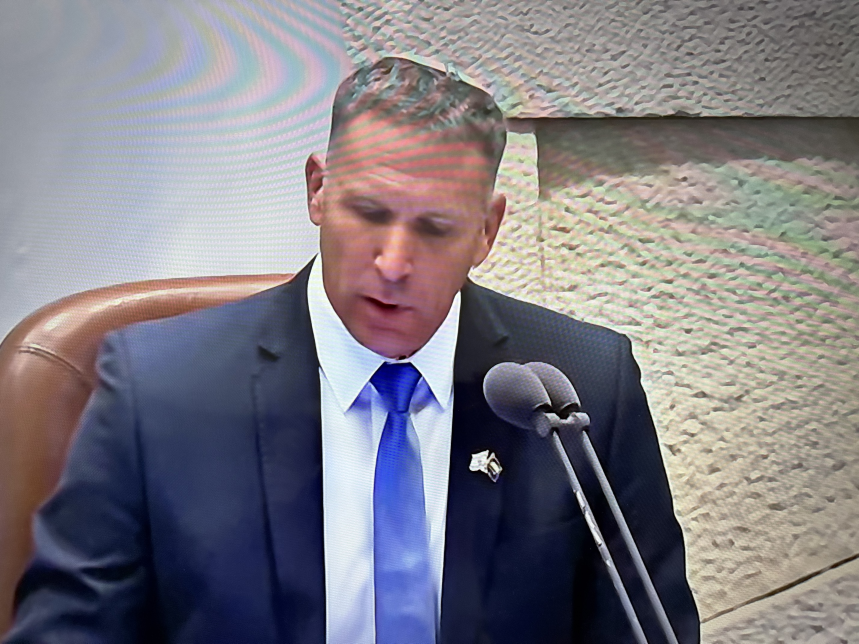
#> input picture content-kit/hatzionut-hadatit/2026-11-post-dirayon/kahana.jpg, 2576 x 1932 px (shown at 1/3 size)
$ python make.py
#> lines starting #> are read from the running program, lines starting #| are printed output that depends on the picture; after the words box and inside, x2 and y2 are one past the last pixel; in counts of white or black regions, pixels touching at a corner belong together
"""Smotrich IG post 4:5: Kahana (speaker) photo, B&W darkened (hides TV moire), with Smotrich's tweet 'לדיראון עולם.' embedded. No logo."""
import os
from PIL import Image, ImageDraw, ImageFilter, ImageOps, ImageEnhance
HERE = os.path.dirname(os.path.abspath(__file__)); W, H = 1080, 1350; DEEP = (16, 36, 39)
ph = Image.open(HERE + '/kahana.jpg').convert('RGB').filter(ImageFilter.GaussianBlur(2.2))
ph = ImageOps.fit(ph, (W, H), Image.LANCZOS, centering=(.5, .3))
#> ph: PIL image 1080x1350 RGB
g = ImageEnhance.Contrast(ImageOps.grayscale(ph)).enhance(1.15)
ph = Image.merge('RGB', (g, g, g)); ph = ImageEnhance.Brightness(ph).enhance(.8)
#> after `ph = ImageEnhance.Brightness(ph).enhance(0.8)`:
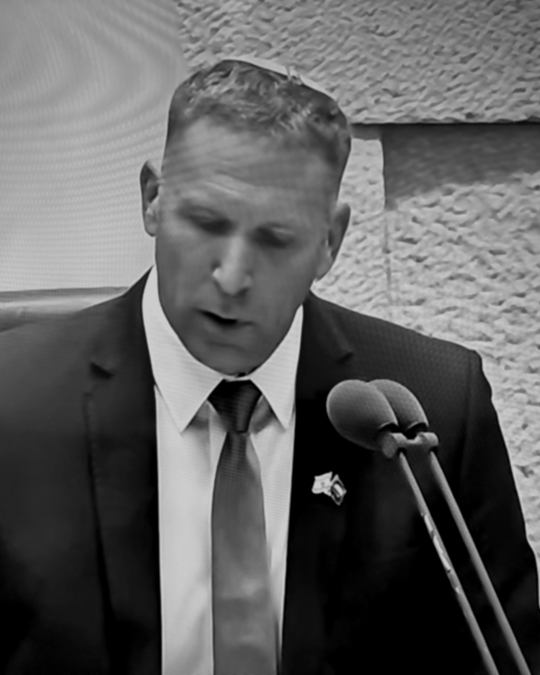
#> ph: PIL image 1080x1350 RGB (shown at 1/2 size); min 0, max 204, mean 96.4
im = Image.blend(ph, Image.new('RGB', (W, H), DEEP), .25).convert('RGBA')
ov = Image.new('RGBA', (W, H)); od = ImageDraw.Draw(ov)
#> after `ov = Image.new('RGBA', (W, H))`: ov: PIL image 1080x1350 RGBA; every value is 0
for y in range(H): od.line((0, y, W, y), fill=(8, 18, 20, int(235 * max(0, (y - 650) / 700) ** 1.1)))
im.alpha_composite(ov)
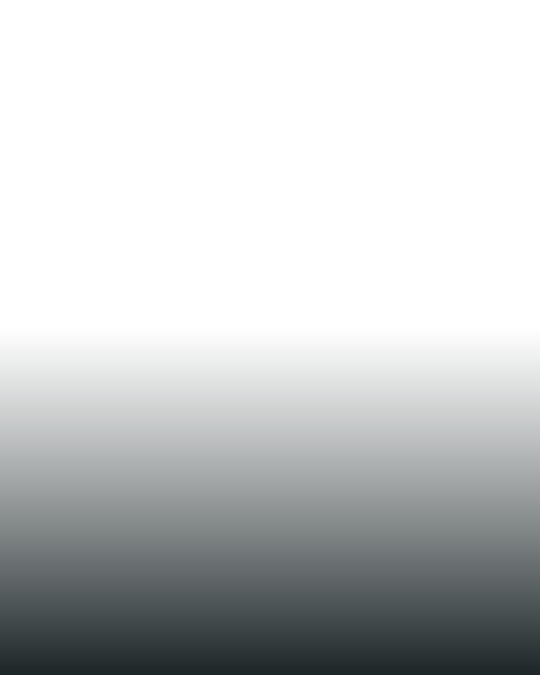
#> ov: PIL image 1080x1350 RGBA (shown at 1/2 size); mean R, G, B, A 8, 18, 20, 57.7; transparent parts drawn white
tw = Image.open(HERE + '/tweet.jpg').convert('RGB').crop((20, 60, 1320, 380))
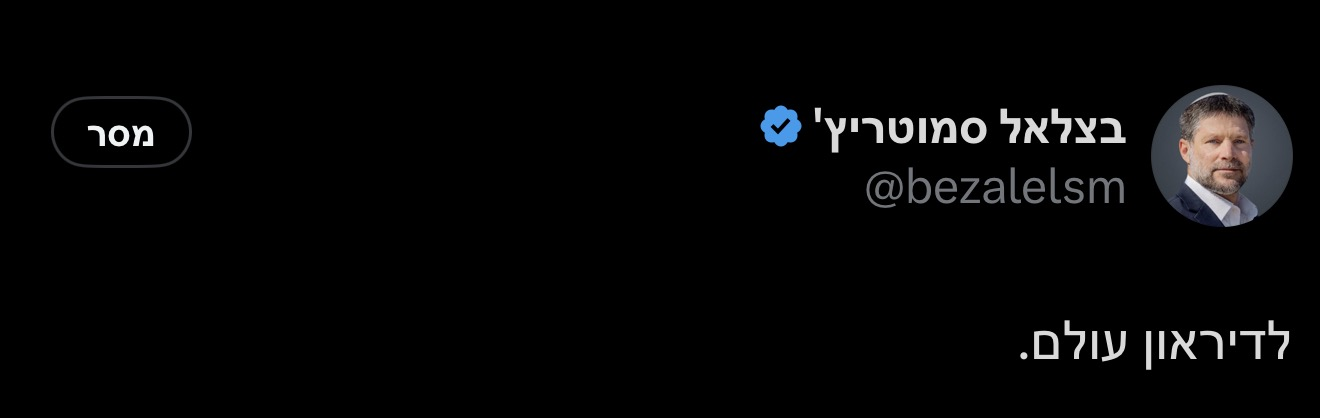
#> input picture content-kit/hatzionut-hadatit/2026-11-post-dirayon/tweet.jpg, 1320 x 418 px
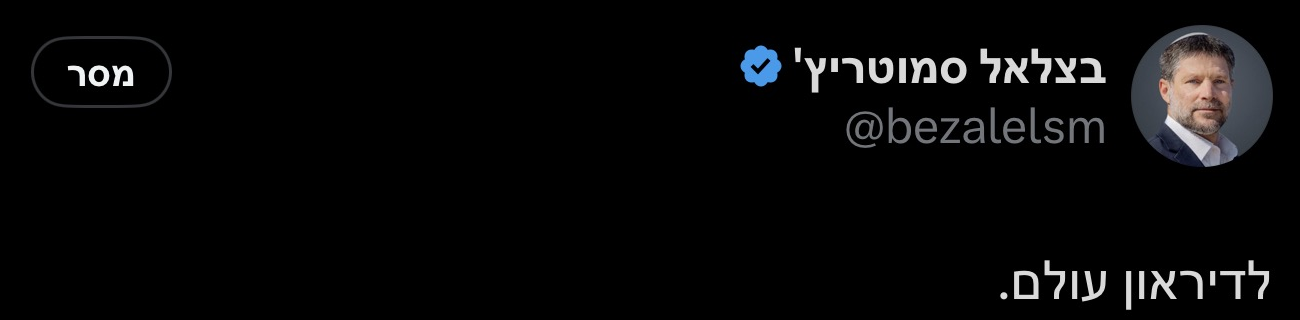
#> tw: PIL image 1300x320 RGB; mean R, G, B 8.6, 8.5, 8.9
cw = 900; card = tw.resize((cw, int(cw * tw.height / tw.width)), Image.LANCZOS)
m = Image.new('L', card.size, 0); ImageDraw.Draw(m).rounded_rectangle((0, 0, card.width - 1, card.height - 1), 28, fill=255)
#> after `m = Image.new('L', card.size, 0)`: m: PIL image 900x221 L; every value is 0
#> after `ImageDraw.Draw(m).rounded_rectangle((0, 0, card.width - 1, card.height`:
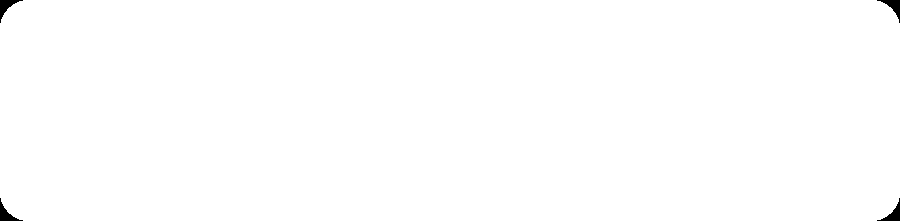
#> m: PIL image 900x221 L; 99.7% white; 4 black regions, box (x1, y1, x2, y2) and area: (0, 0, 23, 23) 174, (877, 0, 900, 23) 174, (0, 198, 23, 221) 174, (877, 198, 900, 221) 174
sh = Image.new('L', (card.width + 80, card.height + 80), 0); sh.paste(m, (40, 50)); sh = sh.filter(ImageFilter.GaussianBlur(20))
#> after `sh = Image.new('L', (card.width + 80, card.height + 80), 0)`: sh: PIL image 980x301 L; every value is 0
#> after `sh.paste(m, (40, 50))`: sh: PIL image 980x301 L; 67.2% white; 1 black region, box (x1, y1, x2, y2) and area: (0, 0, 980, 301) 96776
#> after `sh = sh.filter(ImageFilter.GaussianBlur(20))`:
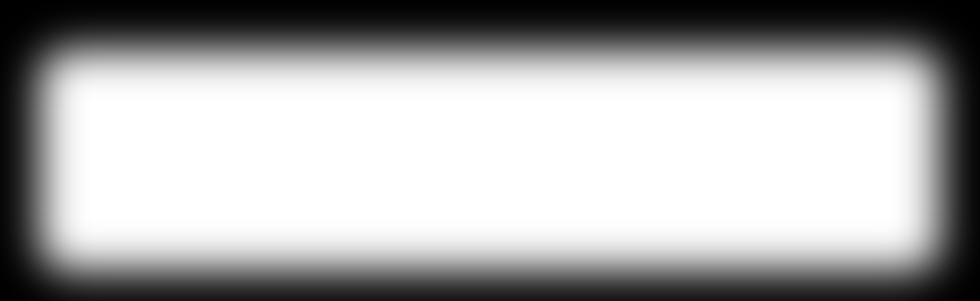
#> sh: PIL image 980x301 L; min 0, max 255, mean 171
X0, Y0 = (W - cw) // 2, H - card.height - 120
#> X0 = 90; Y0 = 1009
im.paste((0, 0, 0, 170), (X0 - 40, Y0 - 40), sh); im.paste(card, (X0, Y0), m)
ImageDraw.Draw(im).rounded_rectangle((X0, Y0, X0 + cw - 1, Y0 + card.height - 1), 28, outline=(70, 80, 85), width=2)
im.convert('RGB').save(HERE + '/post.jpg', quality=95); print(card.size)
#> after `im.convert('RGB').save(HERE + '/post.jpg', quality=95)`:
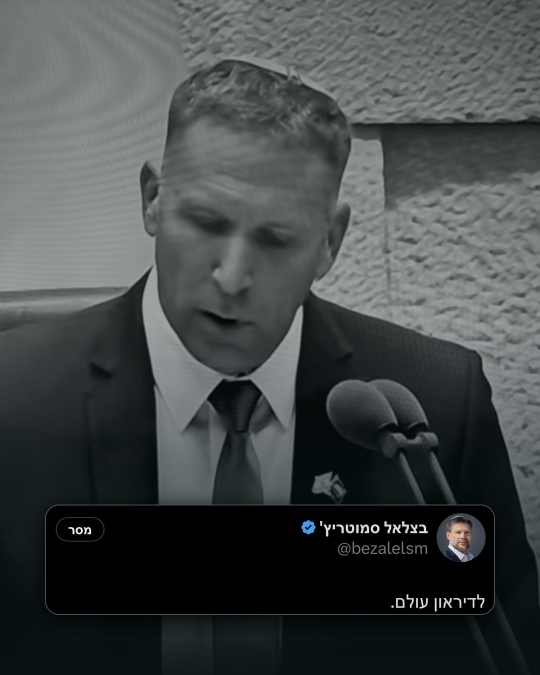
#> saved as post.jpg: PIL image 1080x1350 RGB (shown at 1/2 size); mean R, G, B 66.5, 71.5, 72.2
#| (900, 221)
